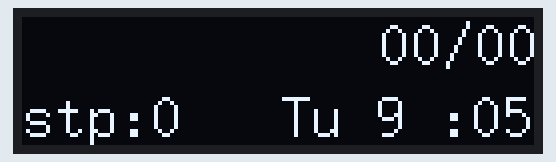
Simulated run of this sketch. Board: Arduino Uno, built with avr-gcc and run on an emulated ATmega328P. Parts: 128×32 one-colour display.

Above: at 0.1 s.

The sketch:

U8g2_2.ino
```cpp
#include <Arduino.h>
#include <U8g2lib.h>
#include <SPI.h>
#include <Wire.h>

U8G2_SSD1306_128X32_UNIVISION_F_HW_I2C u8g2(U8G2_R0);

 void setup(void) {
   u8g2.begin();
}

  void loop(void) {
   u8g2.clearBuffer();					// clear the internal memory
   u8g2.setFont(u8g2_font_t0_15_tf);  // choose a suitable font at https://github.com/olikraus/u8g2/wiki/fntlistall
//   u8g2.setFont(u8g2_font_t0_11_tf);
//   u8g2.drawStr(0,8,"3omar.hs");	// write something to the internal memory
//   u8g2.drawStr(123,20,"HI");
//   u8g2.drawStr(0,32,"I`m Omar");
   u8g2.drawStr(89,12,   "00/00");  // write something to the internal memory
   //u8g2.drawStr(0,20,"or call me 3omar.hs");
   u8g2.drawStr(0,30,  "stp:0   Tu 9 :05");
   u8g2.sendBuffer();					// transfer internal memory to the display

//
//   u8g2.setFont(u8g_font_unifont);
//    u8g2.setPrintPos(0, 15);
//    u8g2.print("0.91 OELD");
//    u8g2.setPrintPos(0,30);
//    u8g2.print("SmartPrototyping");
//    u8g2.setPrintPos(0, 20);
//    u8g2.print("add your text here");


}
```
